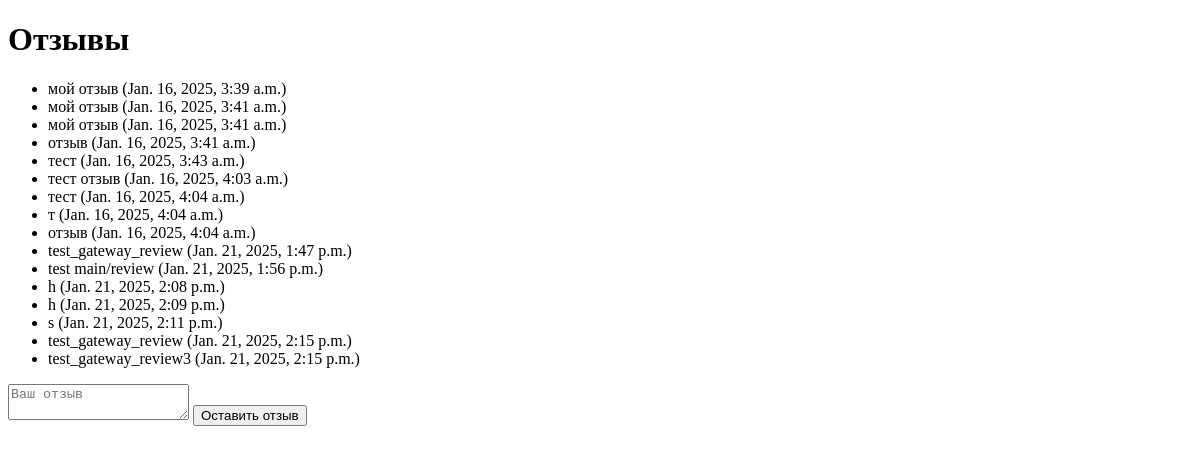
The page /review/ on the database as committed earlier.
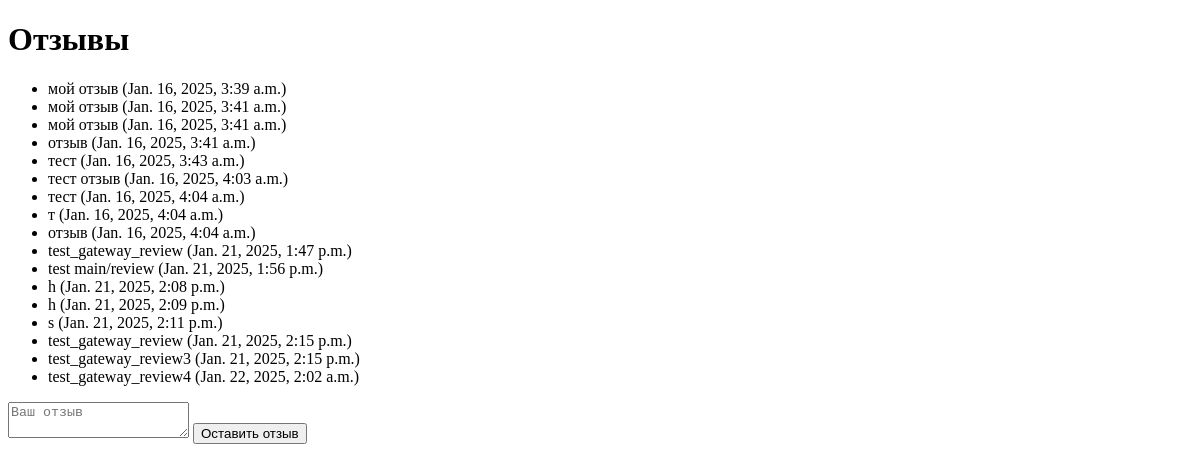
The same page on the database as committed later.
### main/models.py (models this page shows)
class Review(models.Model):
    content = models.TextField()
    created_time = models.DateTimeField(auto_now_add=True)

### main/views.py (the view)
# urls.py: path("review/", views.handle_review, name="handle_review"),
@csrf_exempt
def handle_review(request):
    if request.method == "POST":
        content = request.POST.get("content")
        if content:
            Review.objects.create(content=content)
            return redirect("review_success")
    elif request.method == "GET":
        reviews = Review.objects.all()
        return render(request, "handle_review.html", {"reviews": reviews})

### templates/handle_review.html (shortened to what this page needs)
<!DOCTYPE html>
<html>
<head>
</head>
<body>
    <h1>Отзывы</h1>
    <ul>
        {% for review in reviews %}
        <li>{{ review.content }} ({{ review.created_time }})</li>
        {% empty %}
        <li>Пока отзывов нет.</li>
        {% endfor %}
    </ul>
    <form method="POST">
        <textarea name="content" placeholder="Ваш отзыв"></textarea>
        <button type="submit">Оставить отзыв</button>
    </form>
</body>
</html>

Rows that differ between the two databases and show on the page:
added Review: content "test_gateway_review4", created_time "Jan. 22, 2025, 2:02 a.m."
